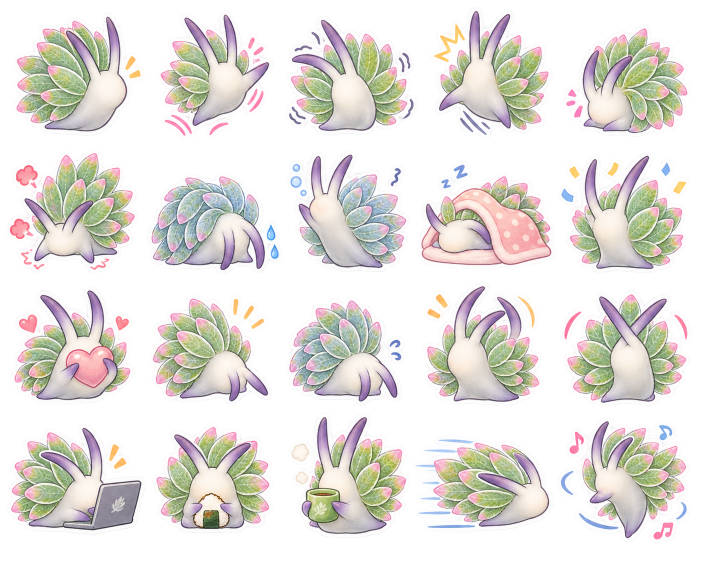
#> input picture role1.png, 1402 x 1122 px (shown at 1/2 size)
$ python remove-bg.py ../role1.png
#> lines starting #> are read from the running program, lines starting #| are printed output that depends on the picture
#!/usr/bin/env python3
"""純色底去背：從四邊洪水填充背景色，邊緣做 alpha 漸層與去色溢

用法: python3 tools/remove-bg.py <in.png> [out.png] [--tol 60] [--soft 40] [--fit 0.7 --size 1024]
未給 out 時覆寫原檔；背景色取四角中位數
已有透明角落的圖略過去背
--fit 給定時把主體等比縮放置中到 size 畫布，長邊佔 fit 比例
"""
import argparse
import sys

import numpy as np
from PIL import Image
from scipy import ndimage


# [33 lines left out: function remove_bg, not called in this run]


def has_transparent_corners(img):
    a = np.array(img.convert("RGBA"))[:, :, 3]
    return max(a[0, 0], a[0, -1], a[-1, 0], a[-1, -1]) < 10


# [10 lines left out: function fit_canvas, not called in this run]


def main():
    ap = argparse.ArgumentParser()
    ap.add_argument("src")
    ap.add_argument("dst", nargs="?")
    ap.add_argument("--tol", type=float, default=60, help="此距離內視為背景")
    ap.add_argument("--soft", type=float, default=40, help="邊緣漸層寬度")
    ap.add_argument("--fit", type=float, help="主體長邊佔畫布比例，例如 0.7")
    ap.add_argument("--size", type=int, default=1024, help="--fit 的輸出邊長")
    args = ap.parse_args()
    img = Image.open(args.src)
#> img is the input picture: PIL image 1402x1122 RGBA; mean R, G, B, A 150.3, 146.2, 142, 137.4
    dst = args.dst or args.src
    if has_transparent_corners(img):
#> in has_transparent_corners, `a = np.array(img.convert("RGBA"))[:, :, 3]`:
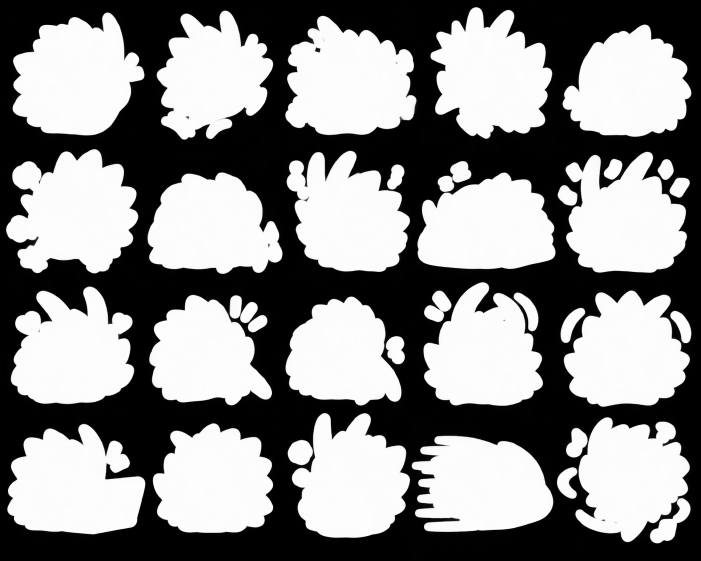
#> a: shape (1122, 1402) (shown at 1/2 size); min 0, max 255, mean 137.4
        out = img.convert("RGBA")
        print("已是透明背景，略過去背")
    else:
        out, bg = remove_bg(img, args.tol, args.soft)
        clear = (np.array(out)[:, :, 3] == 0).mean()
        print("背景色 %s，透明比例 %.1f%%" % (bg.astype(int).tolist(), clear * 100))
    if args.fit:
        out = fit_canvas(out, args.size, args.fit)
    out.save(dst, optimize=True)
    print("-> %s" % dst)
    return 0


if __name__ == "__main__":
    sys.exit(main())
#> (the program exits here)
